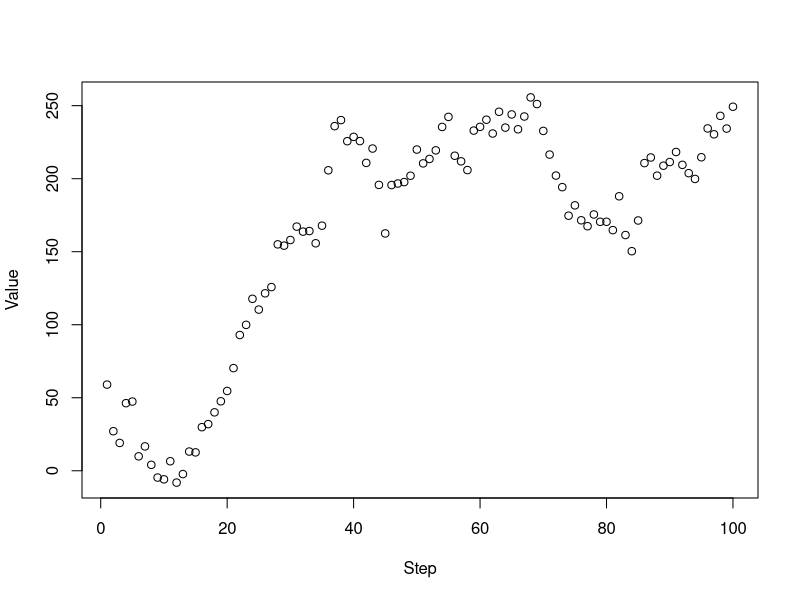

Generate this figure with R:
#trails_input = readline(prompt = "Enter Number of Trails : ")
#first_input = readline(prompt = "Enter initial Value : ")
#sd_input = readline(prompt = "Enter Standerd Deviation :")

trails_input = 100
first_input = 59
sd_input = 15



trails = as.integer(trails_input)
first = as.integer(rep(first_input, trails))
sd_input = as.numeric(sd_input)

range = (1:trails)

for (i in range[-1]){
  x = rnorm(1,mean = 1,sd = sd_input)
#  print(i)
#  print(paste("x : ",x))
  first[i] = first[i-1] + x 
#  print(paste("first",first))
}
df <- data.frame(x = range, y = first)
#head(df)
plot(df$x,df$y,xlab = "Step",ylab = "Value")

